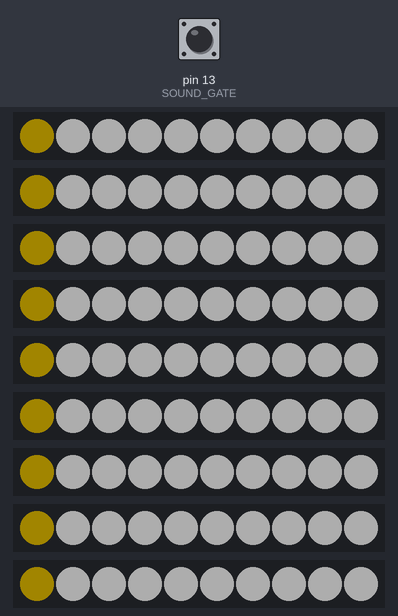
Simulated run of this sketch. Board: Arduino Uno, built with avr-gcc and run on an emulated ATmega328P. Parts: 9 × 10 RGB LEDs in strip order, left to right. The test bench sets the inputs (shaded band); at power-on: pin 13 (SOUND_GATE) LOW. Dim RGB values are drawn brighter than linear; what the sketch prints to the serial monitor is not drawn.

Above: at 4.29 s.
4.3 s: pin 13 (SOUND_GATE) driven HIGH
At 4.73 s:
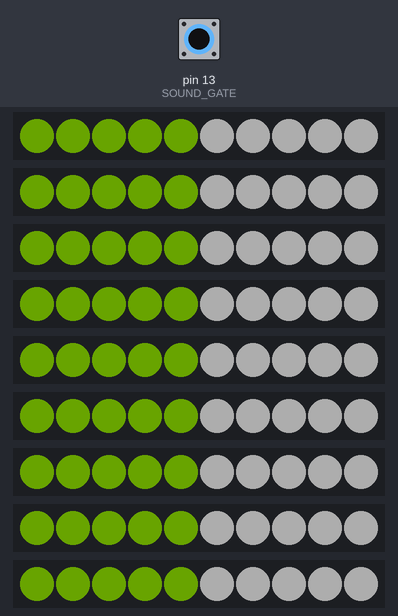
6.7 s: pin 13 (SOUND_GATE) driven LOW
At 6.92 s:
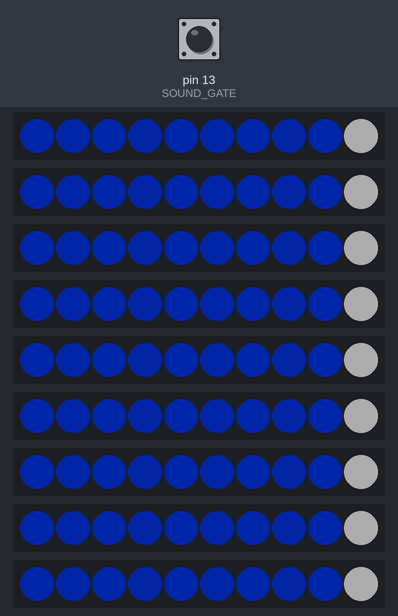
8.7 s: pin 13 (SOUND_GATE) driven HIGH
At 10.18 s:
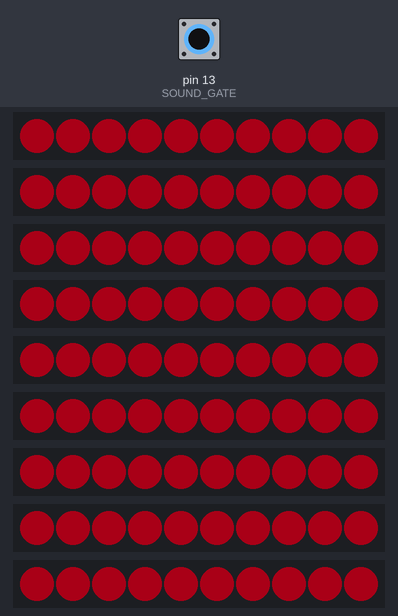
11.2 s: pin 13 (SOUND_GATE) driven LOW
At 13.8 s:
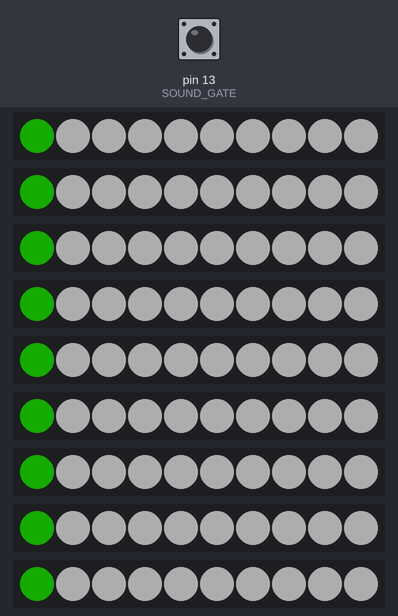
14.2 s: pin 13 (SOUND_GATE) driven HIGH
At 15.04 s:
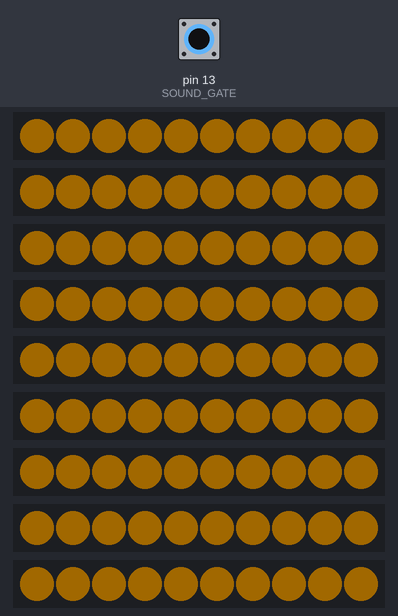
16.6 s: pin 13 (SOUND_GATE) pulsed LOW 2 times (0.12 s each, 0.3 s apart)
At 16.85 s:
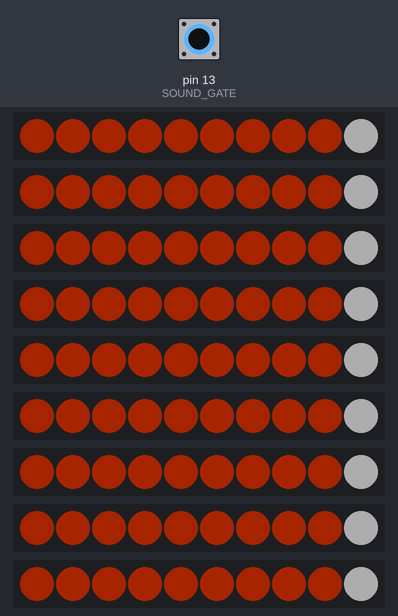

The sketch:

Final_Code.ino
```cpp
#include <FastLED.h>

#define SOUND_GATE 13
#define LED_STRIP_1 2
#define LED_STRIP_2 3
#define LED_STRIP_3 4
#define LED_STRIP_4 5
#define LED_STRIP_5 6
#define LED_STRIP_6 7
#define LED_STRIP_7 8
#define LED_STRIP_8 9
#define LED_STRIP_9 10

#define THRESHHOLD 25

#define NUM_STRIPS 9
#define NUM_LEDS 10
#define BRIGHTNESS 50
#define LED_TYPE    WS2812B
#define COLOR_ORDER GRB
CRGB leds[NUM_STRIPS][NUM_LEDS];

#define LED_WAIT 25
#define HUE_WAIT 5

int hue = 1;
boolean isHueIncreasing = true;

int hasChangedCount = 0;
boolean hasChanged = false;

int rainbowNum[NUM_STRIPS];

void setup() {
  delay(3000); // power-up safety delay
  Serial.begin(9600);
  FastLED.addLeds<LED_TYPE, LED_STRIP_1, COLOR_ORDER>(leds[0], NUM_LEDS);
  FastLED.addLeds<LED_TYPE, LED_STRIP_2, COLOR_ORDER>(leds[1], NUM_LEDS);
  FastLED.addLeds<LED_TYPE, LED_STRIP_3, COLOR_ORDER>(leds[2], NUM_LEDS);
  FastLED.addLeds<LED_TYPE, LED_STRIP_4, COLOR_ORDER>(leds[3], NUM_LEDS);
  FastLED.addLeds<LED_TYPE, LED_STRIP_5, COLOR_ORDER>(leds[4], NUM_LEDS);
  FastLED.addLeds<LED_TYPE, LED_STRIP_6, COLOR_ORDER>(leds[5], NUM_LEDS);
  FastLED.addLeds<LED_TYPE, LED_STRIP_7, COLOR_ORDER>(leds[6], NUM_LEDS);
  FastLED.addLeds<LED_TYPE, LED_STRIP_8, COLOR_ORDER>(leds[7], NUM_LEDS);
  FastLED.addLeds<LED_TYPE, LED_STRIP_9, COLOR_ORDER>(leds[8], NUM_LEDS);
  pinMode(SOUND_GATE, INPUT);

  FastLED.setBrightness(BRIGHTNESS);

  for(int i = 0; i < NUM_STRIPS; i++){ //Sets rainbow LED to 1 for first loop of strip
    rainbowNum[i] = 1;
  }
}

void loop() {
  int gate = digitalRead(SOUND_GATE);

  Serial.print(gate);
  Serial.print("\n");

  if(millis() % HUE_WAIT == 0){
    if(hue > 255){
      isHueIncreasing = false;
    }
    else if(hue < 0){
      isHueIncreasing = true;
    }
    if(isHueIncreasing){
      hue++;
    }
    else{
      hue--;
    }
  }

  if(!hasChanged){
    if(gate){
      for(int i = 0; i < NUM_STRIPS; i++){
        rainbowNum[i] = rainbowNum[i] + 2;
      }
    }
    else{
      for(int i = 0; i < NUM_STRIPS; i++){
        rainbowNum[i]--;
      }
    }
    hasChanged = true;
    hasChangedCount = 0;
  }

  for(int i = 0; i < NUM_STRIPS; i++){
    if(rainbowNum[i] < 1){
      rainbowNum[i] = 1;
    }
    if(rainbowNum[i] > NUM_LEDS){
      rainbowNum[i] = NUM_LEDS;
    }
    setRainbowWithWhite(i, rainbowNum[i]);
  }

  if(hasChanged){
    hasChangedCount++;
  }
  if(hasChangedCount > LED_WAIT){
    hasChangedCount = 0;
    hasChanged = false;
  }

  FastLED.show();

}

void setWhite(int stripNum){
  for(int j = 0; j < NUM_LEDS; j++){
    leds[stripNum][j] = CRGB::White;
  }
}

void setRainbowWithWhite(int stripNum, int numLED){
  setWhite(stripNum);
  for(int i = 0; i < numLED; i++){
    leds[stripNum][i].setHue(hue);
  }
}
```

Measured:
- after the input at 6.7 s, the LEDs: change after 0.10 s (image 2)
- after the input at 11.2 s, the LEDs: first change after 0.10 s (image 4 shows a later state)
- after the input at 16.6 s, the LEDs: change after 0.18 s (image 6)
